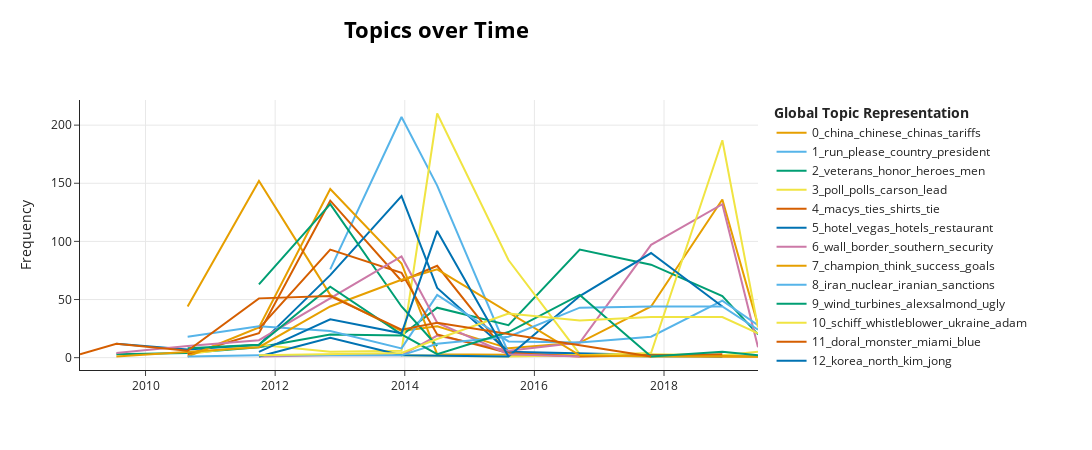

The notebook cell this image was saved under:
### Code cell
# visualize the topics over time
topic_model.visualize_topics_over_time(topics_over_time, top_n_topics=20)

### Figure 1 — Plotly figure (JSON) as saved in the notebook; plotly's stock layout.template omitted (floating-point values rounded to 4 significant figures)
{"data": [{"hoverinfo": "text", "hovertext": ["<b>Topic 0</b><br>Words: china, chinas, currency, chinese, espionage", "<b>Topic 0</b><br>Words: china, chinese, chinas, currency, cont", "<b>Topic 0</b><br>Words: china, chinese, chinas, laughing, us", "<b>Topic 0</b><br>Words: china, chinese, overtaken, yuan, curb", "<b>Topic 0</b><br>Words: china, manipulation, currency, tpp, asia", "<b>Topic 0</b><br>Words: stairway, china, drone, whore, edwinro", "<b>Topic 0</b><br>Words: china, lavar, shoplifting, beef, jail", "<b>Topic 0</b><br>Words: china, trade, tariffs, chinese, intellectual", "<b>Topic 0</b><br>Words: china, tariffs, chinese, farmers, dollars", "<b>Topic 0</b><br>Words: china, chinese, early, plague, trade"], "marker": {"color": "#E69F00"}, "mode": "lines", "name": "0_china_chinese_chinas_tariffs", "type": "scatter", "x": [2011.0, 2012.0, 2013.0, 2014.0, 2014.0, 2016.0, 2017.0, 2018.0, 2019.0, 2019.0], "y": [44, 152, 54, 23, 27, 8, 13, 44, 136, 28]}, {"hoverinfo": "text", "hovertext": ["<b>Topic 1</b><br>Words: run, please, needs, country, president", "<b>Topic 1</b><br>Words: run, please, president, country, needs", "<b>Topic 1</b><br>Words: run, please, needs, country, president", "<b>Topic 1</b><br>Words: jtanews, thtswhtkelsaid, verma, seema, card", "<b>Topic 1</b><br>Words: lynch, director, presidents, david, greatest", "<b>Topic 1</b><br>Words: esposito, suppose, claiming, knowledge, happens"], "marker": {"color": "#56B4E9"}, "mode": "lines", "name": "1_run_please_country_president", "type": "scatter", "x": [2013.0, 2014.0, 2014.0, 2016.0, 2018.0, 2019.0], "y": [76, 207, 148, 4, 1, 1]}, {"hoverinfo": "text", "hovertext": ["<b>Topic 2</b><br>Words: salvatore, giunta, civilian, medal, version", "<b>Topic 2</b><br>Words: armed, veterans, men, parade, protected", "<b>Topic 2</b><br>Words: navy, armed, veterans, admiration, trigger", "<b>Topic 2</b><br>Words: memorial, veterans, wwii, women, vets", "<b>Topic 2</b><br>Words: sgt, tahmooressi, veteransday, va, veterans", "<b>Topic 2</b><br>Words: veterans, vets, honor, va, commandants", "<b>Topic 2</b><br>Words: veterans, heroes, honor, men, thankavet", "<b>Topic 2</b><br>Words: heroes, veterans, women, men, honor", "<b>Topic 2</b><br>Words: honor, veterans, heroes, men, women", "<b>Topic 2</b><br>Words: veterans, honor, heroes, medal, men", "<b>Topic 2</b><br>Words: men, women, veterans, honor, fort"], "marker": {"color": "#009E73"}, "mode": "lines", "name": "2_veterans_honor_heroes_men", "type": "scatter", "x": [2010.0, 2011.0, 2012.0, 2013.0, 2014.0, 2014.0, 2016.0, 2017.0, 2018.0, 2019.0, 2019.0], "y": [3, 4, 9, 20, 19, 43, 28, 93, 80, 53, 20]}, {"hoverinfo": "text", "hovertext": ["<b>Topic 3</b><br>Words: expresidential, cadell, bails, michele, ames", "<b>Topic 3</b><br>Words: michele, poll, bachmann, straw, polls", "<b>Topic 3</b><br>Words: michelle, poll, sorrowmachine, dangerweiners, vinnytitone", "<b>Topic 3</b><br>Words: cnbc, poll, coalitions, mormanc, lauraaachinn", "<b>Topic 3</b><br>Words: poll, polls, carson, lead, iowa", "<b>Topic 3</b><br>Words: poll, polls, debate, cruz, rubio", "<b>Topic 3</b><br>Words: hotlinejosh, favorably, nbcwsj, newswashington, viewed", "<b>Topic 3</b><br>Words: timewell, poll, straw, accomplished, approve", "<b>Topic 3</b><br>Words: debating, harry, stumbles, underestimated, debates", "<b>Topic 3</b><br>Words: poll, senategop, joesquawk, numbers, gallup"], "marker": {"color": "#F0E442"}, "mode": "lines", "name": "3_poll_polls_carson_lead", "type": "scatter", "x": [2011.0, 2012.0, 2013.0, 2014.0, 2014.0, 2016.0, 2017.0, 2018.0, 2019.0, 2019.0], "y": [3, 11, 5, 6, 210, 84, 3, 3, 2, 5]}, {"hoverinfo": "text", "hovertext": ["<b>Topic 4</b><br>Words: crystal, herald, macys, square, tailored", "<b>Topic 4</b><br>Words: macys, herald, square, fragrance, ties", "<b>Topic 4</b><br>Words: macys, ties, shirts, tie, collection", "<b>Topic 4</b><br>Words: macys, ties, tie, shirts, collection", "<b>Topic 4</b><br>Words: macys, ties, shop, shirts, store", "<b>Topic 4</b><br>Words: johnsmi, plunging, performing, sp, macys", "<b>Topic 4</b><br>Words: vandalized, storefront, hoodlums, thieves, macys"], "marker": {"color": "#D55E00"}, "mode": "lines", "name": "4_macys_ties_shirts_tie", "type": "scatter", "x": [2011.0, 2012.0, 2013.0, 2014.0, 2014.0, 2016.0, 2019.0], "y": [3, 21, 135, 66, 79, 2, 1]}, {"hoverinfo": "text", "hovertext": ["<b>Topic 5</b><br>Words: hotel, soho, international, vegas, hotels", "<b>Topic 5</b><br>Words: hotels, trumplasvegas, leisures, travlandleisure, hotel", "<b>Topic 5</b><br>Words: grill, hotel, marble, sanitary, restaurant", "<b>Topic 5</b><br>Words: hotel, vegas, hotels, rooms, las", "<b>Topic 5</b><br>Words: hotel, rooms, restaurant, trumpnewyork, luxury", "<b>Topic 5</b><br>Words: hotel, vegas, hotels, trumpwaikiki, restaurant", "<b>Topic 5</b><br>Words: hawaii, biloxigreat, mmmdigits, vegassports, overtaxed", "<b>Topic 5</b><br>Words: aap, rocky, sweden, asap, prison"], "marker": {"color": "#0072B2"}, "mode": "lines", "name": "5_hotel_vegas_hotels_restaurant", "type": "scatter", "x": [2010.0, 2011.0, 2012.0, 2013.0, 2014.0, 2014.0, 2016.0, 2019.0], "y": [12, 7, 11, 71, 139, 60, 5, 1]}, {"hoverinfo": "text", "hovertext": ["<b>Topic 6</b><br>Words: crosses, stress, libertyu, sure, point", "<b>Topic 6</b><br>Words: newton, isaac, bridges, destined, walls", "<b>Topic 6</b><br>Words: migrant, destined, coup, environmental, promise", "<b>Topic 6</b><br>Words: wall, build, border, borders, nation", "<b>Topic 6</b><br>Words: wall, build, enhance, southern, border", "<b>Topic 6</b><br>Words: wall, border, built, security, borders", "<b>Topic 6</b><br>Words: wall, border, security, southern, borders", "<b>Topic 6</b><br>Words: wall, border, southern, loopholes, security", "<b>Topic 6</b><br>Words: wall, miles, border, southern, borders"], "marker": {"color": "#CC79A7"}, "mode": "lines", "name": "6_wall_border_southern_security", "type": "scatter", "x": [2012.0, 2013.0, 2014.0, 2014.0, 2016.0, 2017.0, 2018.0, 2019.0, 2019.0], "y": [1, 2, 2, 19, 6, 13, 97, 132, 9]}, {"hoverinfo": "text", "hovertext": ["<b>Topic 7</b><br>Words: timethey, pose, camera, pictures, nervous", "<b>Topic 7</b><br>Words: fragile, success, goals, passion, think", "<b>Topic 7</b><br>Words: champion, think, success, goals, passion", "<b>Topic 7</b><br>Words: champion, success, think, goals, focus", "<b>Topic 7</b><br>Words: goal, assetsthe, testifygreat, mold, joelosteen", "<b>Topic 7</b><br>Words: pitfalls, alconv, winding, conquer, road", "<b>Topic 7</b><br>Words: ybls, obstacle, here, confront, determination", "<b>Topic 7</b><br>Words: harder, theyre, incredible, believe, working", "<b>Topic 7</b><br>Words: invisible, learning, tougher, smarter, enemy"], "marker": {"color": "#E69F00"}, "mode": "lines", "name": "7_champion_think_success_goals", "type": "scatter", "x": [2011.0, 2012.0, 2013.0, 2014.0, 2014.0, 2017.0, 2018.0, 2019.0, 2019.0], "y": [1, 26, 145, 81, 3, 2, 2, 1, 1]}, {"hoverinfo": "text", "hovertext": ["<b>Topic 8</b><br>Words: iran, irans, nuclear, iranian, hormuz", "<b>Topic 8</b><br>Words: iran, iranian, nuclear, israel, vis", "<b>Topic 8</b><br>Words: iran, nuclear, iranian, sanctions, iranians", "<b>Topic 8</b><br>Words: iran, kerry, sanctions, nuclear, remove", "<b>Topic 8</b><br>Words: iran, nuclear, deal, sanctions, nuke", "<b>Topic 8</b><br>Words: iran, nuclear, humiliated, plane, sailors", "<b>Topic 8</b><br>Words: iran, iranian, regimes, protests, rights", "<b>Topic 8</b><br>Words: iran, iranian, rouhani, sanctions, nuclear", "<b>Topic 8</b><br>Words: iran, nuclear, iranian, sanctions, deal", "<b>Topic 8</b><br>Words: iran, iranian, protesters, kerry, nuclear"], "marker": {"color": "#56B4E9"}, "mode": "lines", "name": "8_iran_nuclear_iranian_sanctions", "type": "scatter", "x": [2011.0, 2012.0, 2013.0, 2014.0, 2014.0, 2016.0, 2017.0, 2018.0, 2019.0, 2019.0], "y": [18, 27, 23, 8, 54, 14, 13, 18, 49, 28]}, {"hoverinfo": "text", "hovertext": ["<b>Topic 9</b><br>Words: wind, turbines, ugly, alexsalmond, windmills", "<b>Topic 9</b><br>Words: wind, turbines, alexsalmond, ugly, bird", "<b>Topic 9</b><br>Words: wind, alexsalmond, turbines, aberdeencc, ugly", "<b>Topic 9</b><br>Words: elephants, therealtmac, nra, wind, toxmaster"], "marker": {"color": "#009E73"}, "mode": "lines", "name": "9_wind_turbines_alexsalmond_ugly", "type": "scatter", "x": [2012.0, 2013.0, 2014.0, 2014.0], "y": [63, 132, 44, 10]}, {"hoverinfo": "text", "hovertext": ["<b>Topic 10</b><br>Words: rexhuppke, ukraine, beaumontanthony, forming, holding", "<b>Topic 10</b><br>Words: recieved, arabia, uk, saudi, calls", "<b>Topic 10</b><br>Words: subcommittee, sleazy, rice, susan, refusing", "<b>Topic 10</b><br>Words: schiff, adam, committee, omitted, confidential", "<b>Topic 10</b><br>Words: schiff, whistleblower, ukraine, adam, ukrainian", "<b>Topic 10</b><br>Words: schiff, whistleblower, ukraine, shifty, adam"], "marker": {"color": "#F0E442"}, "mode": "lines", "name": "10_schiff_whistleblower_ukraine_adam", "type": "scatter", "x": [2014.0, 2016.0, 2017.0, 2018.0, 2019.0, 2019.0], "y": [2, 1, 2, 4, 187, 26]}, {"hoverinfo": "text", "hovertext": ["<b>Topic 11</b><br>Words: doral, miami, cadillac, monster, blue", "<b>Topic 11</b><br>Words: doral, miami, monster, blue, doralresort", "<b>Topic 11</b><br>Words: doral, monster, blue, trumpdoral, miami", "<b>Topic 11</b><br>Words: doral, monster, trumpdoral, blue, miami", "<b>Topic 11</b><br>Words: rory, miami, championship, cadillac, doralbest", "<b>Topic 11</b><br>Words: garyplayer, birthday, champion, truly, person", "<b>Topic 11</b><br>Words: miami, doral, ballrooms, rescinded, permissible"], "marker": {"color": "#D55E00"}, "mode": "lines", "name": "11_doral_monster_miami_blue", "type": "scatter", "x": [2012.0, 2013.0, 2014.0, 2014.0, 2016.0, 2017.0, 2019.0], "y": [25, 93, 73, 20, 4, 1, 3]}, {"hoverinfo": "text", "hovertext": ["<b>Topic 12</b><br>Words: norks, blasting, missile, laughing, sad", "<b>Topic 12</b><br>Words: korea, north, south, norks, kim", "<b>Topic 12</b><br>Words: kimkotter, negotiates, surplus, kim, korea", "<b>Topic 12</b><br>Words: warheads, sweetheart, nukes, testing, hillaryclinton", "<b>Topic 12</b><br>Words: korea, north, kim, jong, un", "<b>Topic 12</b><br>Words: korea, north, kim, jong, un", "<b>Topic 12</b><br>Words: korea, kim, jong, north, un"], "marker": {"color": "#0072B2"}, "mode": "lines", "name": "12_korea_north_kim_jong", "type": "scatter", "x": [2012.0, 2013.0, 2014.0, 2016.0, 2017.0, 2018.0, 2019.0], "y": [1, 17, 2, 1, 53, 90, 44]}, {"hoverinfo": "text", "hovertext": ["<b>Topic 13</b><br>Words: tngc, golf, westchester, channel, wahlberg", "<b>Topic 13</b><br>Words: channel, fabulous, golf, et, trumps", "<b>Topic 13</b><br>Words: golf, fehertwit, golfchannel, rated, courses", "<b>Topic 13</b><br>Words: golf, pga, course, trumpgolfla, club", "<b>Topic 13</b><br>Words: golf, pga, courses, course, trumpgolfla", "<b>Topic 13</b><br>Words: golf, pgagrandslam, course, trumpgolfla, pga", "<b>Topic 13</b><br>Words: samuelljacksons, tngcbedminster, whim, commercialsboring, shellhouopen", "<b>Topic 13</b><br>Words: dustin, woods, jupiter, johnson, tiger"], "marker": {"color": "#CC79A7"}, "mode": "lines", "name": "13_golf_pga_course_courses", "type": "scatter", "x": [2010.0, 2011.0, 2012.0, 2013.0, 2014.0, 2014.0, 2016.0, 2017.0], "y": [4, 10, 15, 51, 87, 30, 3, 1]}, {"hoverinfo": "text", "hovertext": ["<b>Topic 14</b><br>Words: polled, adults, employed, ideal, hr", "<b>Topic 14</b><br>Words: entrepreneurs, builds, opportunities, vision, entrepreneursstay", "<b>Topic 14</b><br>Words: entrepreneurs, opportunities, young, possibilities, negate", "<b>Topic 14</b><br>Words: entrepreneurs, momentum, opportunities, keep, vision", "<b>Topic 14</b><br>Words: entrepreneurs, momentum, keep, youve, opportunity", "<b>Topic 14</b><br>Words: powering, dreamers, innovators, businesspeople, forum", "<b>Topic 14</b><br>Words: operate, small, hardworking, entrepreneurs, celebrate", "<b>Topic 14</b><br>Words: betting, negatively, barely, publicity, ways"], "marker": {"color": "#E69F00"}, "mode": "lines", "name": "14_entrepreneurs_momentum_opportunities_...", "type": "scatter", "x": [2010.0, 2012.0, 2013.0, 2014.0, 2014.0, 2017.0, 2018.0, 2019.0], "y": [1, 9, 44, 67, 76, 2, 1, 1]}, {"hoverinfo": "text", "hovertext": ["<b>Topic 15</b><br>Words: ronpaul, serious, consideration, ignore, deserve", "<b>Topic 15</b><br>Words: knowingly, reportingno, vaccinated, inaccurately, shameful", "<b>Topic 15</b><br>Words: tweet, deletea, essential, fabricated, dope", "<b>Topic 15</b><br>Words: cluegrossly, sechagel, outmatched, accuracy, journalists", "<b>Topic 15</b><br>Words: media, dishonest, problematic, what, rdedit", "<b>Topic 15</b><br>Words: sources, media, dishonest, press, biased", "<b>Topic 15</b><br>Words: fake, media, news, sources, stories", "<b>Topic 15</b><br>Words: fake, media, news, sources, enemy", "<b>Topic 15</b><br>Words: fake, media, news, sources, corrupt", "<b>Topic 15</b><br>Words: fake, news, lamestream, sources, media"], "marker": {"color": "#56B4E9"}, "mode": "lines", "name": "15_fake_media_news_sources", "type": "scatter", "x": [2011.0, 2012.0, 2013.0, 2014.0, 2014.0, 2016.0, 2017.0, 2018.0, 2019.0, 2019.0], "y": [1, 2, 2, 2, 12, 18, 43, 44, 44, 24]}, {"hoverinfo": "text", "hovertext": ["<b>Topic 16</b><br>Words: obamacare, repeal, repealed, healthcare, couples", "<b>Topic 16</b><br>Words: obamacare, repeal, disrupt, usc, insurance", "<b>Topic 16</b><br>Words: obamacare, premiums, repeal, healthcare, insurance", "<b>Topic 16</b><br>Words: obamacare, premiums, deductibles, insurance, repeal", "<b>Topic 16</b><br>Words: repeal, premiums, replace, obamacare, oriented", "<b>Topic 16</b><br>Words: obamacare, repeal, replace, healthcare, premiums", "<b>Topic 16</b><br>Words: obamacare, healthcare, premiums, repeal, deductibles", "<b>Topic 16</b><br>Words: deductible, useable, confirming, healthcare, practically", "<b>Topic 16</b><br>Words: obamacare, deductibles, unusable, healthcare, premiums", "<b>Topic 16</b><br>Words: lateness, distribution, enhanced, computers, insisted"], "marker": {"color": "#009E73"}, "mode": "lines", "name": "16_obamacare_repeal_healthcare_premiums", "type": "scatter", "x": [2011.0, 2012.0, 2013.0, 2014.0, 2014.0, 2016.0, 2017.0, 2018.0, 2019.0, 2019.0], "y": [8, 11, 61, 20, 3, 22, 54, 1, 5, 2]}, {"hoverinfo": "text", "hovertext": ["<b>Topic 17</b><br>Words: bbci, molestation, accuracy, spiral, sex", "<b>Topic 17</b><br>Words: operandi, shocker, modus, toures, racebaiting", "<b>Topic 17</b><br>Words: righttv, sonypictures, smerconish, dictate, burned", "<b>Topic 17</b><br>Words: cnn, secupp, richlowry, biased, totally", "<b>Topic 17</b><br>Words: cnn, ratings, biased, negative, panel", "<b>Topic 17</b><br>Words: cnn, fake, news, abc, nbc", "<b>Topic 17</b><br>Words: cnn, fake, ratings, news, sinclair", "<b>Topic 17</b><br>Words: cnn, msnbc, ratings, fake, news", "<b>Topic 17</b><br>Words: msdnc, cnn, att, concast, fake"], "marker": {"color": "#F0E442"}, "mode": "lines", "name": "17_cnn_ratings_news_fake", "type": "scatter", "x": [2012.0, 2013.0, 2014.0, 2014.0, 2016.0, 2017.0, 2018.0, 2019.0, 2019.0], "y": [2, 3, 4, 16, 38, 32, 35, 35, 21]}, {"hoverinfo": "text", "hovertext": ["<b>Topic 18</b><br>Words: bahamas, miss, universe, tara, competition", "<b>Topic 18</b><br>Words: miss, pageant, universe, morales, rima", "<b>Topic 18</b><br>Words: miss, alyssa, campanella, pageant, missteenusacom", "<b>Topic 18</b><br>Words: miss, pageant, universe, missuniverse, missusa", "<b>Topic 18</b><br>Words: miss, universe, pageant, missuniverse, moscow", "<b>Topic 18</b><br>Words: miss, pageant, universe, rouge, baton", "<b>Topic 18</b><br>Words: miss, universe, missuniverse, pageant, missusa", "<b>Topic 18</b><br>Words: eugenie, bride, princess, winner, truly"], "marker": {"color": "#D55E00"}, "mode": "lines", "name": "18_miss_pageant_universe_missuniverse", "type": "scatter", "x": [2009.0, 2010.0, 2011.0, 2012.0, 2013.0, 2014.0, 2014.0, 2018.0], "y": [3, 12, 6, 51, 53, 24, 30, 1]}, {"hoverinfo": "text", "hovertext": ["<b>Topic 19</b><br>Words: sunbathing, kate, chopper, nudeonly, nude", "<b>Topic 19</b><br>Words: celebapprentice, celebrityapprentice, adrian, show, tv", "<b>Topic 19</b><br>Words: celebrityapprentice, samcgirl, season, starsentlive, celebapprentice", "<b>Topic 19</b><br>Words: celebrityapprentice, celebapprentice, msvivicafox, show, wait", "<b>Topic 19</b><br>Words: conventions, produced, unity, stage, karlrove"], "marker": {"color": "#0072B2"}, "mode": "lines", "name": "19_celebrityapprentice_celebapprentice_s...", "type": "scatter", "x": [2012.0, 2013.0, 2014.0, 2014.0, 2016.0], "y": [5, 33, 21, 109, 1]}], "layout": {"height": 450, "hoverlabel": {"bgcolor": "white", "font": {"family": "Rockwell", "size": 16}}, "legend": {"title": {"text": "<b>Global Topic Representation"}}, "title": {"font": {"color": "Black", "size": 22}, "text": "<b>Topics over Time</b>", "x": 0.4, "xanchor": "center", "y": 0.95, "yanchor": "top"}, "width": 1250, "xaxis": {"showgrid": true}, "yaxis": {"showgrid": true, "title": {"text": "Frequency"}}}}
